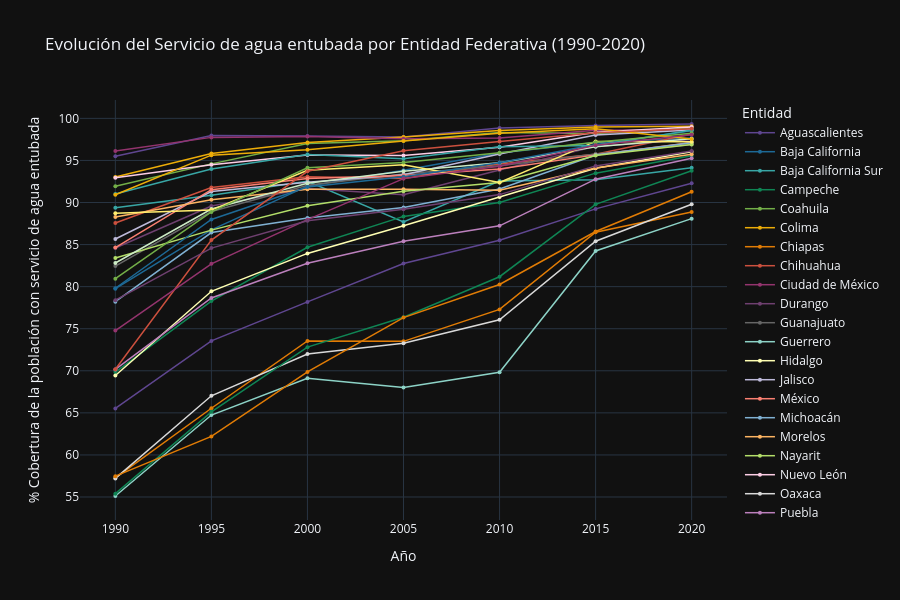

Source (notebook cell):
### Code cell
columna_entidad = servicioAguaEntubada.columns[0]  
colores = px.colors.qualitative.Prism + px.colors.qualitative.Set3
df_tidy = pd.melt(
    servicioAguaEntubada,  
    id_vars=[columna_entidad],
    var_name='Año', 
    value_name='Porcentaje'
)
df_tidy['Año'] = df_tidy['Año'].astype(int)

# Verificar que funcionó
print("Datos transformados:")
print(df_tidy.head())
print(f"\nAños disponibles: {sorted(df_tidy['Año'].unique())}")
print(f"Entidades: {df_tidy['Entidad'].nunique()}")

# Crear gráfico de líneas
fig = px.line(
    df_tidy, 
    x='Año', 
    y='Porcentaje', 
    color='Entidad',
    color_discrete_sequence=colores,
    title='Evolución del Servicio de agua entubada por Entidad Federativa (1990-2020)',
    labels={'Porcentaje': '% Cobertura de la población con servicio de agua entubada', 'Año': 'Año'},
    template='plotly_dark'
)

# Mejorar visualización
fig.update_traces(mode='lines+markers', marker=dict(size=4), line=dict(width=1.5))
fig.update_layout(
    height=600,
    hovermode='x unified',
    legend=dict(
        title='Entidad',
        orientation='v',
        yanchor='top',
        y=1,
        xanchor='left',
        x=1.02
    )
)

# Mostrar gráfica
fig.show()

# Guardar como HTML interactivo
fig.write_html('grafica_servicio_agua_entubada.html')

### Figure 1 — Plotly figure (JSON) as saved in the notebook; plotly's stock layout.template omitted (floating-point values rounded to 4 significant figures)
{"data": [{"hovertemplate": "Entidad=Aguascalientes<br>Año=%{x}<br>% Cobertura de la población con servicio de agua entubada=%{y}<extra></extra>", "legendgroup": "Aguascalientes", "line": {"color": "rgb(95, 70, 144)", "dash": "solid", "width": 1.5}, "marker": {"size": 4, "symbol": "circle"}, "mode": "lines+markers", "name": "Aguascalientes", "orientation": "v", "showlegend": true, "type": "scatter", "x": [1990, 1995, 2000, 2005, 2010, 2015, 2020], "xaxis": "x", "y": [95.49, 97.97, 97.89, 97.79, 98.84, 99.14, 99.33], "yaxis": "y"}, {"hovertemplate": "Entidad=Baja California<br>Año=%{x}<br>% Cobertura de la población con servicio de agua entubada=%{y}<extra></extra>", "legendgroup": "Baja California", "line": {"color": "rgb(29, 105, 150)", "dash": "solid", "width": 1.5}, "marker": {"size": 4, "symbol": "circle"}, "mode": "lines+markers", "name": "Baja California", "orientation": "v", "showlegend": true, "type": "scatter", "x": [1990, 1995, 2000, 2005, 2010, 2015, 2020], "xaxis": "x", "y": [79.76, 86.75, 91.94, 93.84, 95.87, 97.13, 97.68], "yaxis": "y"}, {"hovertemplate": "Entidad=Baja California Sur<br>Año=%{x}<br>% Cobertura de la población con servicio de agua entubada=%{y}<extra></extra>", "legendgroup": "Baja California Sur", "line": {"color": "rgb(56, 166, 165)", "dash": "solid", "width": 1.5}, "marker": {"size": 4, "symbol": "circle"}, "mode": "lines+markers", "name": "Baja California Sur", "orientation": "v", "showlegend": true, "type": "scatter", "x": [1990, 1995, 2000, 2005, 2010, 2015, 2020], "xaxis": "x", "y": [89.37, 90.86, 92.53, 87.69, 92.56, 92.7, 94.14], "yaxis": "y"}, {"hovertemplate": "Entidad=Campeche<br>Año=%{x}<br>% Cobertura de la población con servicio de agua entubada=%{y}<extra></extra>", "legendgroup": "Campeche", "line": {"color": "rgb(15, 133, 84)", "dash": "solid", "width": 1.5}, "marker": {"size": 4, "symbol": "circle"}, "mode": "lines+markers", "name": "Campeche", "orientation": "v", "showlegend": true, "type": "scatter", "x": [1990, 1995, 2000, 2005, 2010, 2015, 2020], "xaxis": "x", "y": [69.85, 78.28, 84.68, 88.35, 89.99, 93.49, 95.57], "yaxis": "y"}, {"hovertemplate": "Entidad=Coahuila<br>Año=%{x}<br>% Cobertura de la población con servicio de agua entubada=%{y}<extra></extra>", "legendgroup": "Coahuila", "line": {"color": "rgb(115, 175, 72)", "dash": "solid", "width": 1.5}, "marker": {"size": 4, "symbol": "circle"}, "mode": "lines+markers", "name": "Coahuila", "orientation": "v", "showlegend": true, "type": "scatter", "x": [1990, 1995, 2000, 2005, 2010, 2015, 2020], "xaxis": "x", "y": [91.92, 94.59, 97.02, 97.34, 98.32, 98.2, 98.86], "yaxis": "y"}, {"hovertemplate": "Entidad=Colima<br>Año=%{x}<br>% Cobertura de la población con servicio de agua entubada=%{y}<extra></extra>", "legendgroup": "Colima", "line": {"color": "rgb(237, 173, 8)", "dash": "solid", "width": 1.5}, "marker": {"size": 4, "symbol": "circle"}, "mode": "lines+markers", "name": "Colima", "orientation": "v", "showlegend": true, "type": "scatter", "x": [1990, 1995, 2000, 2005, 2010, 2015, 2020], "xaxis": "x", "y": [93.03, 95.82, 97.12, 97.79, 98.57, 98.98, 99.07], "yaxis": "y"}, {"hovertemplate": "Entidad=Chiapas<br>Año=%{x}<br>% Cobertura de la población con servicio de agua entubada=%{y}<extra></extra>", "legendgroup": "Chiapas", "line": {"color": "rgb(225, 124, 5)", "dash": "solid", "width": 1.5}, "marker": {"size": 4, "symbol": "circle"}, "mode": "lines+markers", "name": "Chiapas", "orientation": "v", "showlegend": true, "type": "scatter", "x": [1990, 1995, 2000, 2005, 2010, 2015, 2020], "xaxis": "x", "y": [57.27, 65.55, 73.54, 73.5, 77.29, 86.46, 88.87], "yaxis": "y"}, {"hovertemplate": "Entidad=Chihuahua<br>Año=%{x}<br>% Cobertura de la población con servicio de agua entubada=%{y}<extra></extra>", "legendgroup": "Chihuahua", "line": {"color": "rgb(204, 80, 62)", "dash": "solid", "width": 1.5}, "marker": {"size": 4, "symbol": "circle"}, "mode": "lines+markers", "name": "Chihuahua", "orientation": "v", "showlegend": true, "type": "scatter", "x": [1990, 1995, 2000, 2005, 2010, 2015, 2020], "xaxis": "x", "y": [87.57, 91.79, 93.07, 92.86, 94.57, 95.73, 98.13], "yaxis": "y"}, {"hovertemplate": "Entidad=Ciudad de México<br>Año=%{x}<br>% Cobertura de la población con servicio de agua entubada=%{y}<extra></extra>", "legendgroup": "Ciudad de México", "line": {"color": "rgb(148, 52, 110)", "dash": "solid", "width": 1.5}, "marker": {"size": 4, "symbol": "circle"}, "mode": "lines+markers", "name": "Ciudad de México", "orientation": "v", "showlegend": true, "type": "scatter", "x": [1990, 1995, 2000, 2005, 2010, 2015, 2020], "xaxis": "x", "y": [96.13, 97.74, 97.85, 97.58, 97.67, 98.58, 98.65], "yaxis": "y"}, {"hovertemplate": "Entidad=Durango<br>Año=%{x}<br>% Cobertura de la población con servicio de agua entubada=%{y}<extra></extra>", "legendgroup": "Durango", "line": {"color": "rgb(111, 64, 112)", "dash": "solid", "width": 1.5}, "marker": {"size": 4, "symbol": "circle"}, "mode": "lines+markers", "name": "Durango", "orientation": "v", "showlegend": true, "type": "scatter", "x": [1990, 1995, 2000, 2005, 2010, 2015, 2020], "xaxis": "x", "y": [84.6, 89.58, 91.65, 90.91, 93.87, 96.67, 97.5], "yaxis": "y"}, {"hovertemplate": "Entidad=Guanajuato<br>Año=%{x}<br>% Cobertura de la población con servicio de agua entubada=%{y}<extra></extra>", "legendgroup": "Guanajuato", "line": {"color": "rgb(102, 102, 102)", "dash": "solid", "width": 1.5}, "marker": {"size": 4, "symbol": "circle"}, "mode": "lines+markers", "name": "Guanajuato", "orientation": "v", "showlegend": true, "type": "scatter", "x": [1990, 1995, 2000, 2005, 2010, 2015, 2020], "xaxis": "x", "y": [82.45, 88.93, 92.05, 93.39, 94.36, 95.76, 96.88], "yaxis": "y"}, {"hovertemplate": "Entidad=Guerrero<br>Año=%{x}<br>% Cobertura de la población con servicio de agua entubada=%{y}<extra></extra>", "legendgroup": "Guerrero", "line": {"color": "rgb(141,211,199)", "dash": "solid", "width": 1.5}, "marker": {"size": 4, "symbol": "circle"}, "mode": "lines+markers", "name": "Guerrero", "orientation": "v", "showlegend": true, "type": "scatter", "x": [1990, 1995, 2000, 2005, 2010, 2015, 2020], "xaxis": "x", "y": [55.12, 64.74, 69.11, 68.01, 69.83, 84.24, 88.08], "yaxis": "y"}, {"hovertemplate": "Entidad=Hidalgo<br>Año=%{x}<br>% Cobertura de la población con servicio de agua entubada=%{y}<extra></extra>", "legendgroup": "Hidalgo", "line": {"color": "rgb(255,255,179)", "dash": "solid", "width": 1.5}, "marker": {"size": 4, "symbol": "circle"}, "mode": "lines+markers", "name": "Hidalgo", "orientation": "v", "showlegend": true, "type": "scatter", "x": [1990, 1995, 2000, 2005, 2010, 2015, 2020], "xaxis": "x", "y": [69.44, 79.45, 83.95, 87.24, 90.66, 94.08, 96.03], "yaxis": "y"}, {"hovertemplate": "Entidad=Jalisco<br>Año=%{x}<br>% Cobertura de la población con servicio de agua entubada=%{y}<extra></extra>", "legendgroup": "Jalisco", "line": {"color": "rgb(190,186,218)", "dash": "solid", "width": 1.5}, "marker": {"size": 4, "symbol": "circle"}, "mode": "lines+markers", "name": "Jalisco", "orientation": "v", "showlegend": true, "type": "scatter", "x": [1990, 1995, 2000, 2005, 2010, 2015, 2020], "xaxis": "x", "y": [85.66, 91.3, 92.42, 93.3, 95.77, 98.03, 98.62], "yaxis": "y"}, {"hovertemplate": "Entidad=México<br>Año=%{x}<br>% Cobertura de la población con servicio de agua entubada=%{y}<extra></extra>", "legendgroup": "México", "line": {"color": "rgb(251,128,114)", "dash": "solid", "width": 1.5}, "marker": {"size": 4, "symbol": "circle"}, "mode": "lines+markers", "name": "México", "orientation": "v", "showlegend": true, "type": "scatter", "x": [1990, 1995, 2000, 2005, 2010, 2015, 2020], "xaxis": "x", "y": [84.65, 91.52, 92.84, 93.22, 93.97, 95.66, 97.14], "yaxis": "y"}, {"hovertemplate": "Entidad=Michoacán<br>Año=%{x}<br>% Cobertura de la población con servicio de agua entubada=%{y}<extra></extra>", "legendgroup": "Michoacán", "line": {"color": "rgb(128,177,211)", "dash": "solid", "width": 1.5}, "marker": {"size": 4, "symbol": "circle"}, "mode": "lines+markers", "name": "Michoacán", "orientation": "v", "showlegend": true, "type": "scatter", "x": [1990, 1995, 2000, 2005, 2010, 2015, 2020], "xaxis": "x", "y": [78.21, 86.43, 88.15, 89.41, 91.61, 95.64, 97.1], "yaxis": "y"}, {"hovertemplate": "Entidad=Morelos<br>Año=%{x}<br>% Cobertura de la población con servicio de agua entubada=%{y}<extra></extra>", "legendgroup": "Morelos", "line": {"color": "rgb(253,180,98)", "dash": "solid", "width": 1.5}, "marker": {"size": 4, "symbol": "circle"}, "mode": "lines+markers", "name": "Morelos", "orientation": "v", "showlegend": true, "type": "scatter", "x": [1990, 1995, 2000, 2005, 2010, 2015, 2020], "xaxis": "x", "y": [88.27, 90.33, 91.59, 91.58, 91.45, 94.1, 95.73], "yaxis": "y"}, {"hovertemplate": "Entidad=Nayarit<br>Año=%{x}<br>% Cobertura de la población con servicio de agua entubada=%{y}<extra></extra>", "legendgroup": "Nayarit", "line": {"color": "rgb(179,222,105)", "dash": "solid", "width": 1.5}, "marker": {"size": 4, "symbol": "circle"}, "mode": "lines+markers", "name": "Nayarit", "orientation": "v", "showlegend": true, "type": "scatter", "x": [1990, 1995, 2000, 2005, 2010, 2015, 2020], "xaxis": "x", "y": [83.4, 86.72, 89.62, 91.35, 92.38, 95.59, 96.88], "yaxis": "y"}, {"hovertemplate": "Entidad=Nuevo León<br>Año=%{x}<br>% Cobertura de la población con servicio de agua entubada=%{y}<extra></extra>", "legendgroup": "Nuevo León", "line": {"color": "rgb(252,205,229)", "dash": "solid", "width": 1.5}, "marker": {"size": 4, "symbol": "circle"}, "mode": "lines+markers", "name": "Nuevo León", "orientation": "v", "showlegend": true, "type": "scatter", "x": [1990, 1995, 2000, 2005, 2010, 2015, 2020], "xaxis": "x", "y": [92.94, 94.48, 95.64, 95.6, 96.56, 98.34, 98.96], "yaxis": "y"}, {"hovertemplate": "Entidad=Oaxaca<br>Año=%{x}<br>% Cobertura de la población con servicio de agua entubada=%{y}<extra></extra>", "legendgroup": "Oaxaca", "line": {"color": "rgb(217,217,217)", "dash": "solid", "width": 1.5}, "marker": {"size": 4, "symbol": "circle"}, "mode": "lines+markers", "name": "Oaxaca", "orientation": "v", "showlegend": true, "type": "scatter", "x": [1990, 1995, 2000, 2005, 2010, 2015, 2020], "xaxis": "x", "y": [57.21, 67.03, 71.99, 73.27, 76.07, 85.4, 89.79], "yaxis": "y"}, {"hovertemplate": "Entidad=Puebla<br>Año=%{x}<br>% Cobertura de la población con servicio de agua entubada=%{y}<extra></extra>", "legendgroup": "Puebla", "line": {"color": "rgb(188,128,189)", "dash": "solid", "width": 1.5}, "marker": {"size": 4, "symbol": "circle"}, "mode": "lines+markers", "name": "Puebla", "orientation": "v", "showlegend": true, "type": "scatter", "x": [1990, 1995, 2000, 2005, 2010, 2015, 2020], "xaxis": "x", "y": [70.16, 78.65, 82.79, 85.4, 87.23, 92.77, 95.26], "yaxis": "y"}, {"hovertemplate": "Entidad=Querétaro<br>Año=%{x}<br>% Cobertura de la población con servicio de agua entubada=%{y}<extra></extra>", "legendgroup": "Querétaro", "line": {"color": "rgb(204,235,197)", "dash": "solid", "width": 1.5}, "marker": {"size": 4, "symbol": "circle"}, "mode": "lines+markers", "name": "Querétaro", "orientation": "v", "showlegend": true, "type": "scatter", "x": [1990, 1995, 2000, 2005, 2010, 2015, 2020], "xaxis": "x", "y": [82.81, 89.23, 92.29, 93.72, 94.72, 96.63, 97.58], "yaxis": "y"}, {"hovertemplate": "Entidad=Quintana Roo<br>Año=%{x}<br>% Cobertura de la población con servicio de agua entubada=%{y}<extra></extra>", "legendgroup": "Quintana Roo", "line": {"color": "rgb(255,237,111)", "dash": "solid", "width": 1.5}, "marker": {"size": 4, "symbol": "circle"}, "mode": "lines+markers", "name": "Quintana Roo", "orientation": "v", "showlegend": true, "type": "scatter", "x": [1990, 1995, 2000, 2005, 2010, 2015, 2020], "xaxis": "x", "y": [88.71, 89.1, 93.83, 94.49, 92.38, 97.26, 97.22], "yaxis": "y"}, {"hovertemplate": "Entidad=San Luis Potosí<br>Año=%{x}<br>% Cobertura de la población con servicio de agua entubada=%{y}<extra></extra>", "legendgroup": "San Luis Potosí", "line": {"color": "rgb(95, 70, 144)", "dash": "solid", "width": 1.5}, "marker": {"size": 4, "symbol": "circle"}, "mode": "lines+markers", "name": "San Luis Potosí", "orientation": "v", "showlegend": true, "type": "scatter", "x": [1990, 1995, 2000, 2005, 2010, 2015, 2020], "xaxis": "x", "y": [65.53, 73.55, 78.19, 82.74, 85.52, 89.24, 92.28], "yaxis": "y"}, {"hovertemplate": "Entidad=Sinaloa<br>Año=%{x}<br>% Cobertura de la población con servicio de agua entubada=%{y}<extra></extra>", "legendgroup": "Sinaloa", "line": {"color": "rgb(29, 105, 150)", "dash": "solid", "width": 1.5}, "marker": {"size": 4, "symbol": "circle"}, "mode": "lines+markers", "name": "Sinaloa", "orientation": "v", "showlegend": true, "type": "scatter", "x": [1990, 1995, 2000, 2005, 2010, 2015, 2020], "xaxis": "x", "y": [79.81, 87.99, 91.84, 93.06, 94.73, 96.9, 98.52], "yaxis": "y"}, {"hovertemplate": "Entidad=Sonora<br>Año=%{x}<br>% Cobertura de la población con servicio de agua entubada=%{y}<extra></extra>", "legendgroup": "Sonora", "line": {"color": "rgb(56, 166, 165)", "dash": "solid", "width": 1.5}, "marker": {"size": 4, "symbol": "circle"}, "mode": "lines+markers", "name": "Sonora", "orientation": "v", "showlegend": true, "type": "scatter", "x": [1990, 1995, 2000, 2005, 2010, 2015, 2020], "xaxis": "x", "y": [91.02, 93.99, 95.71, 95.19, 96.62, 96.77, 98.6], "yaxis": "y"}, {"hovertemplate": "Entidad=Tabasco<br>Año=%{x}<br>% Cobertura de la población con servicio de agua entubada=%{y}<extra></extra>", "legendgroup": "Tabasco", "line": {"color": "rgb(15, 133, 84)", "dash": "solid", "width": 1.5}, "marker": {"size": 4, "symbol": "circle"}, "mode": "lines+markers", "name": "Tabasco", "orientation": "v", "showlegend": true, "type": "scatter", "x": [1990, 1995, 2000, 2005, 2010, 2015, 2020], "xaxis": "x", "y": [55.4, 65.12, 72.81, 76.37, 81.18, 89.78, 93.78], "yaxis": "y"}, {"hovertemplate": "Entidad=Tamaulipas<br>Año=%{x}<br>% Cobertura de la población con servicio de agua entubada=%{y}<extra></extra>", "legendgroup": "Tamaulipas", "line": {"color": "rgb(115, 175, 72)", "dash": "solid", "width": 1.5}, "marker": {"size": 4, "symbol": "circle"}, "mode": "lines+markers", "name": "Tamaulipas", "orientation": "v", "showlegend": true, "type": "scatter", "x": [1990, 1995, 2000, 2005, 2010, 2015, 2020], "xaxis": "x", "y": [80.95, 88.88, 94.13, 94.75, 95.92, 97.16, 98.22], "yaxis": "y"}, {"hovertemplate": "Entidad=Tlaxcala<br>Año=%{x}<br>% Cobertura de la población con servicio de agua entubada=%{y}<extra></extra>", "legendgroup": "Tlaxcala", "line": {"color": "rgb(237, 173, 8)", "dash": "solid", "width": 1.5}, "marker": {"size": 4, "symbol": "circle"}, "mode": "lines+markers", "name": "Tlaxcala", "orientation": "v", "showlegend": true, "type": "scatter", "x": [1990, 1995, 2000, 2005, 2010, 2015, 2020], "xaxis": "x", "y": [90.92, 95.63, 96.26, 97.31, 98.24, 98.76, 97.55], "yaxis": "y"}, {"hovertemplate": "Entidad=Veracruz<br>Año=%{x}<br>% Cobertura de la población con servicio de agua entubada=%{y}<extra></extra>", "legendgroup": "Veracruz", "line": {"color": "rgb(225, 124, 5)", "dash": "solid", "width": 1.5}, "marker": {"size": 4, "symbol": "circle"}, "mode": "lines+markers", "name": "Veracruz", "orientation": "v", "showlegend": true, "type": "scatter", "x": [1990, 1995, 2000, 2005, 2010, 2015, 2020], "xaxis": "x", "y": [57.48, 62.2, 69.86, 76.32, 80.26, 86.55, 91.28], "yaxis": "y"}, {"hovertemplate": "Entidad=Yucatán<br>Año=%{x}<br>% Cobertura de la población con servicio de agua entubada=%{y}<extra></extra>", "legendgroup": "Yucatán", "line": {"color": "rgb(204, 80, 62)", "dash": "solid", "width": 1.5}, "marker": {"size": 4, "symbol": "circle"}, "mode": "lines+markers", "name": "Yucatán", "orientation": "v", "showlegend": true, "type": "scatter", "x": [1990, 1995, 2000, 2005, 2010, 2015, 2020], "xaxis": "x", "y": [70.18, 85.54, 93.71, 96.14, 97.24, 98.29, 98.77], "yaxis": "y"}, {"hovertemplate": "Entidad=Zacatecas<br>Año=%{x}<br>% Cobertura de la población con servicio de agua entubada=%{y}<extra></extra>", "legendgroup": "Zacatecas", "line": {"color": "rgb(148, 52, 110)", "dash": "solid", "width": 1.5}, "marker": {"size": 4, "symbol": "circle"}, "mode": "lines+markers", "name": "Zacatecas", "orientation": "v", "showlegend": true, "type": "scatter", "x": [1990, 1995, 2000, 2005, 2010, 2015, 2020], "xaxis": "x", "y": [74.78, 82.71, 87.96, 92.84, 94.31, 96.8, 98.05], "yaxis": "y"}, {"hovertemplate": "Entidad=Nacional<br>Año=%{x}<br>% Cobertura de la población con servicio de agua entubada=%{y}<extra></extra>", "legendgroup": "Nacional", "line": {"color": "rgb(111, 64, 112)", "dash": "solid", "width": 1.5}, "marker": {"size": 4, "symbol": "circle"}, "mode": "lines+markers", "name": "Nacional", "orientation": "v", "showlegend": true, "type": "scatter", "x": [1990, 1995, 2000, 2005, 2010, 2015, 2020], "xaxis": "x", "y": [78.39, 84.58, 87.83, 89.2, 90.94, 94.35, 96.11], "yaxis": "y"}], "layout": {"height": 600, "hovermode": "x unified", "legend": {"orientation": "v", "title": {"text": "Entidad"}, "tracegroupgap": 0, "x": 1.02, "xanchor": "left", "y": 1, "yanchor": "top"}, "title": {"text": "Evolución del Servicio de agua entubada por Entidad Federativa (1990-2020)"}, "xaxis": {"anchor": "y", "domain": [0, 1], "title": {"text": "Año"}}, "yaxis": {"anchor": "x", "domain": [0, 1], "title": {"text": "% Cobertura de la población con servicio de agua entubada"}}}}
